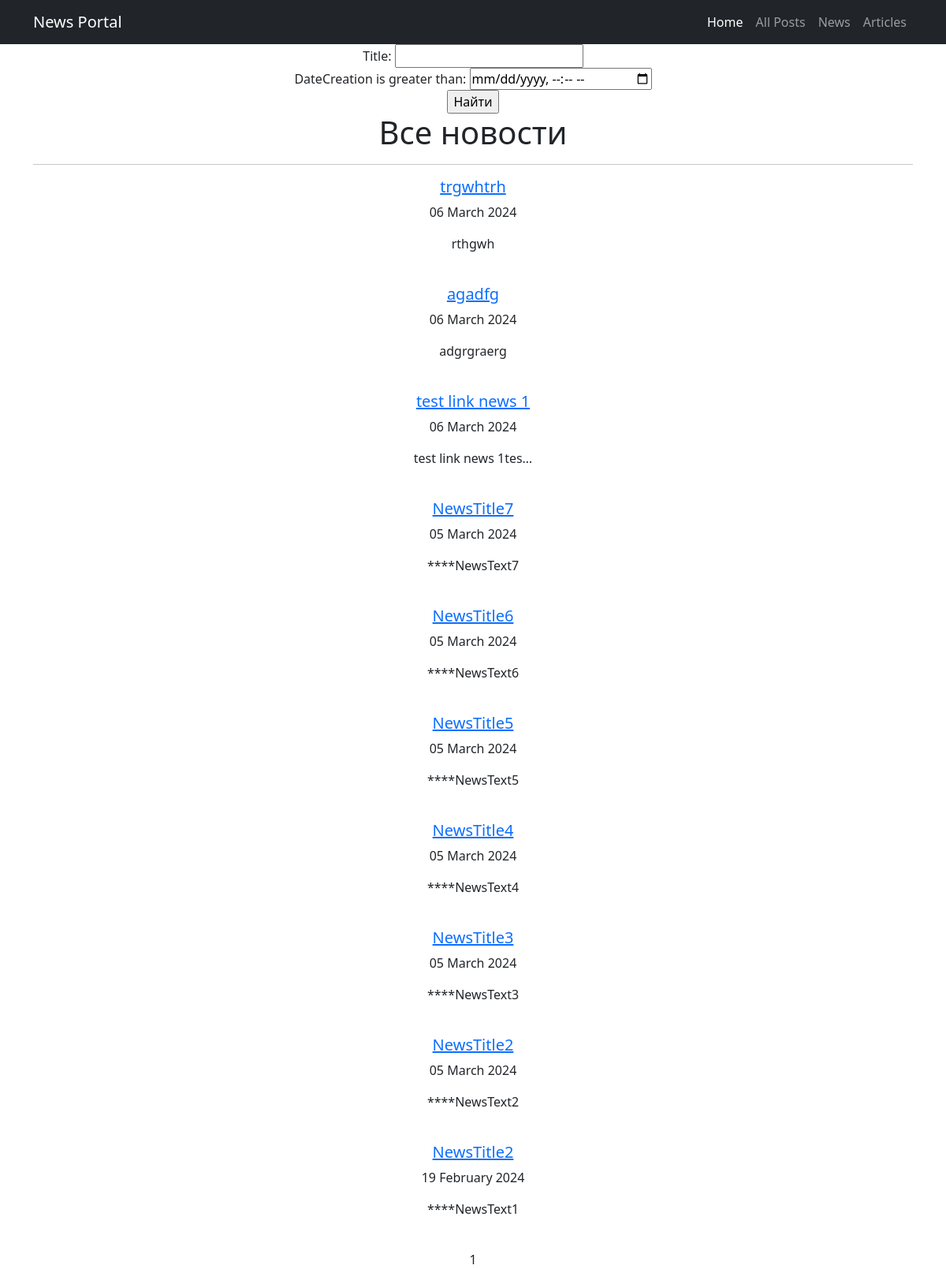
The app's page /news/ (signed in), older data.
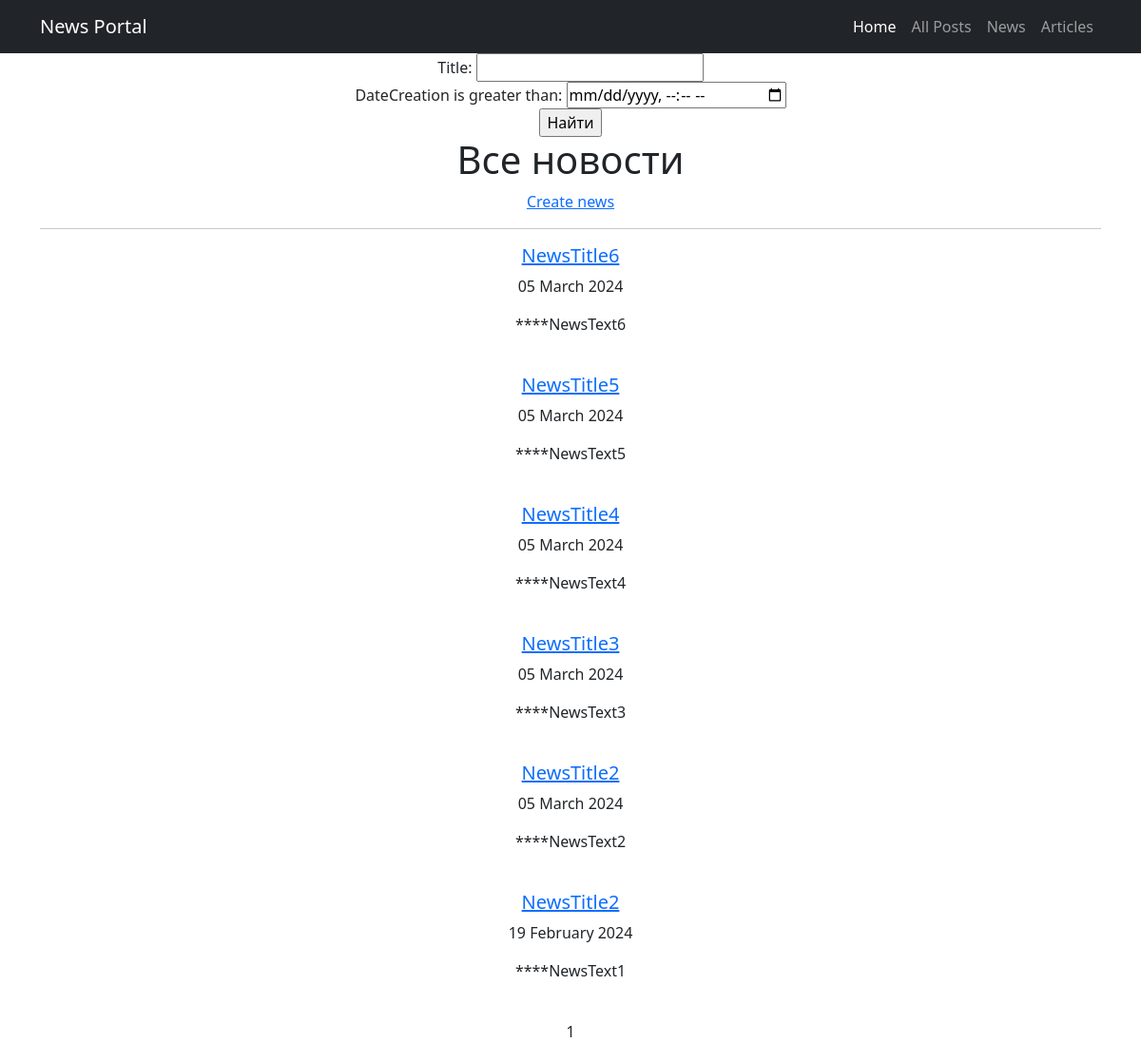
The same page, newer data.
### news/models.py (models this page shows, shortened)
class Post(models.Model):
    NEWS = 'NW'
    ARTICLE = 'AR'
    CATEGORY_CHOICES = [
        (NEWS, 'Новость'),
        (ARTICLE, 'Статья')
    ]
    author = models.ForeignKey(Author, on_delete=models.CASCADE)
    categoryType = models.CharField(max_length=2, choices=CATEGORY_CHOICES, default=ARTICLE)
    dateCreation = models.DateTimeField(auto_now_add=True)
    postCategory = models.ManyToManyField(Category, through='PostCategory')
    title = models.CharField(max_length=128)
    text = models.TextField()
    rating = models.SmallIntegerField(default=0)

### news/views.py (the view)
# urls.py: path('news/', NewsList.as_view(), name='news_list'),
class NewsList(FilteredListView):
    model = Post
    queryset = Post.objects.filter(categoryType="NW").order_by('-dateCreation')
    filter_class = PostFilter
    template_name = 'news.html'
    context_object_name = 'news'

### news/templatetags/custom_filters.py (called while the page is built)
@register.filter()
def censor(value):
    for word in CENSOR_WORDS:
        pattern = re.compile(re.escape(word), re.IGNORECASE)
        value = pattern.sub(lambda x: '*' * len(x.group()), value)
    return value

### news/views.py (called while the page is built)
    def get_queryset(self):
        queryset = super().get_queryset()
        self.filterset = self.filter_class(self.request.GET, queryset)
        return self.filterset.qs

    def get_context_data(self, **kwargs):
        context = super().get_context_data(**kwargs)
        context['filterset'] = self.filterset
        return context

### templates/news.html (shortened to what this page needs)
{% extends 'flatpages/default.html' %}
{% load custom_filters %}
{% block content %}
    {% with 'flatpages/filters_form.html' as template_name %}
        {% include template_name %}
    {% endwith %}
    <h1>Все новости</h1>
    {% if perms.news.add_post %}
        {% with 'create_post_link.html' as template_name %}
            {% include template_name %}
        {% endwith %}
    {% endif %}
    <hr>
    {% if news %}
           {% for new in news %}
                <div>
                    <a href="{% url 'new_detail' pk=new.id %}">
                        <h5>{{ new.title|censor }}</h5>
                    </a>
                    <p>{{ new.dateCreation|date:"d F Y"}}</p>
                    <p>{{ new.text|censor|truncatechars:20 }}</p>
                </div>
                <br>
           {% endfor %}
    {% else %}
       <h2>Новостей нет!</h2>
    {% endif %}
    {% with 'flatpages/paginate.html' as template_name %}
        {% include template_name %}
    {% endwith %}
{% endblock content %}

Row changes from the older to the newer data that the page shows:
removed Post: title|censor "trgwhtrh", dateCreation "06 March 2024", text|censor "rthgwh"
removed Post: title|censor "agadfg", dateCreation "06 March 2024", text|censor "adgrgraerg"
removed Post: title|censor "test link news 1", dateCreation "06 March 2024", text|censor "test link news 1tes…"
removed Post: title|censor "NewsTitle7", dateCreation "05 March 2024", text|censor "****NewsText7"
Text that changed along with them:
text now shown: "Create news"
